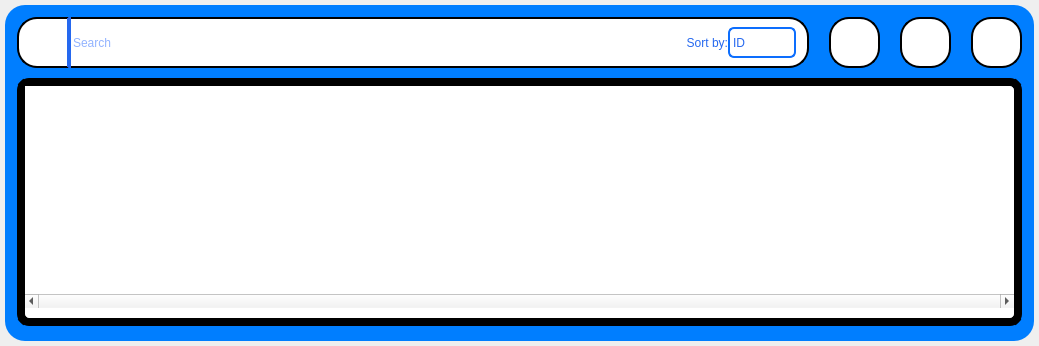
         <widget class="QWidget" name="Productspage">
          <property name="styleSheet">
           <string notr="true"/>
          </property>
          <layout class="QVBoxLayout" name="verticalLayout_11">
           <property name="spacing">
            <number>0</number>
           </property>
           <property name="leftMargin">
            <number>0</number>
           </property>
           <property name="topMargin">
            <number>0</number>
           </property>
           <property name="rightMargin">
            <number>0</number>
           </property>
           <property name="bottomMargin">
            <number>0</number>
           </property>
           <item>
            <widget class="QWidget" name="widget_10" native="true">
             <property name="minimumSize">
              <size>
               <width>1039</width>
               <height>248</height>
              </size>
             </property>
             <property name="cursor">
              <cursorShape>ArrowCursor</cursorShape>
             </property>
             <property name="styleSheet">
              <string notr="true">#widget_10{
background-color:rgb(0, 126, 255);
border-radius:20%;
margin:5px;
}</string>
             </property>
             <layout class="QVBoxLayout" name="verticalLayout_18">
              <property name="spacing">
               <number>10</number>
              </property>
              <property name="leftMargin">
               <number>17</number>
              </property>
              <property name="topMargin">
               <number>17</number>
              </property>
              <property name="rightMargin">
               <number>17</number>
              </property>
              <property name="bottomMargin">
               <number>20</number>
              </property>
              <item>
               <widget class="QWidget" name="widget_12" native="true">
                <property name="minimumSize">
                 <size>
                  <width>999</width>
                  <height>51</height>
                 </size>
                </property>
                <property name="styleSheet">
                 <string notr="true">border:none;
background-color:none;</string>
                </property>
                <layout class="QHBoxLayout" name="horizontalLayout_5">
                 <property name="spacing">
                  <number>20</number>
                 </property>
                 <property name="leftMargin">
                  <number>0</number>
                 </property>
                 <property name="topMargin">
                  <number>0</number>
                 </property>
                 <property name="rightMargin">
                  <number>0</number>
                 </property>
                 <property name="bottomMargin">
                  <number>0</number>
                 </property>
                 <item>
                  <widget class="QWidget" name="searchbar" native="true">
                   <property name="minimumSize">
                    <size>
                     <width>786</width>
                     <height>51</height>
                    </size>
                   </property>
                   <property name="styleSheet">
                    <string notr="true">QWidget#searchbar{
background-color:white;
border:2px solid black;
border-radius:20%;
border-right-radius:20%;
}</string>
                   </property>
                   <layout class="QHBoxLayout" name="horizontalLayout_6">
                    <property name="spacing">
                     <number>0</number>
                    </property>
                    <property name="leftMargin">
                     <number>3</number>
                    </property>
                    <property name="topMargin">
                     <number>0</number>
                    </property>
                    <property name="rightMargin">
                     <number>13</number>
                    </property>
                    <property name="bottomMargin">
                     <number>0</number>
                    </property>
                    <item>
                     <widget class="QPushButton" name="Search">
                      <property name="minimumSize">
                       <size>
                        <width>51</width>
                        <height>51</height>
                       </size>
                      </property>
                      <property name="styleSheet">
                       <string notr="true">border: 0px;
background-color:none;
border-right:4px solid rgb(37, 104, 239);
border-radius:1%;
padding-top:5px;</string>
                      </property>
                      <property name="text">
                       <string/>
                      </property>
                      <property name="icon">
                       <iconset>
                        <normaloff>src/search (1).png</normaloff>src/search (1).png</iconset>
                      </property>
                      <property name="iconSize">
                       <size>
                        <width>32</width>
                        <height>32</height>
                       </size>
                      </property>
                     </widget>
                    </item>
                    <item>
                     <widget class="QLineEdit" name="searchinput">
                      <property name="minimumSize">
                       <size>
                        <width>251</width>
                        <height>31</height>
                       </size>
                      </property>
                      <property name="styleSheet">
                       <string notr="true">QLineEdit{
background: transparent;
border:0px;
color: rgb(37, 104, 255); /* TEXT HOLDER COLOR */
font: 28px bold &quot;Terminal&quot;;
text-decoration: none
}
QLineEdit:empty {
    color: rgb(37, 104, 239); /* TEXT HOLDER COLOR */
}</string>
                      </property>
                      <property name="text">
                       <string/>
                      </property>
                      <property name="placeholderText">
                       <string>Search</string>
                      </property>
                     </widget>
                    </item>
                    <item>
                     <widget class="QLabel" name="label_2">
                      <property name="minimumSize">
                       <size>
                        <width>101</width>
                        <height>51</height>
                       </size>
                      </property>
                      <property name="styleSheet">
                       <string notr="true">font:28px bold &quot;Segoe UI&quot;;
 color: rgb(37, 104, 239);</string>
                      </property>
                      <property name="text">
                       <string>Sort by:</string>
                      </property>
                      <property name="alignment">
                       <set>Qt::AlignRight|Qt::AlignTrailing|Qt::AlignVCenter</set>
                      </property>
                     </widget>
                    </item>
                    <item>
                     <widget class="QComboBox" name="SORT">
                      <property name="minimumSize">
                       <size>
                        <width>68</width>
                        <height>31</height>
                       </size>
                      </property>
                      <property name="styleSheet">
                       <string notr="true">/* ===== ComboBox chính =====*/
QComboBox {
    border: 2px solid #0d6efd;         /* viền xanh */
    border-radius: 6px;               /* bo góc */     /* lề trong (phải chừa chỗ cho mũi tên) */
    background: white;
    color: rgb(37, 104, 239);
    font: 20px bold  &quot;Segoe UI&quot;;            /* font giống ô tìm kiếm */
}

/* ===== Text khi chưa mở dropdown =====*/
QComboBox::down-arrow, 
QComboBox::drop-down {
    width: 0px;
    height: 0px;
    border: none;
}

/* ===== Hover / Focus =====*/
QComboBox:hover, QComboBox:focus {
    border: 2px solid #0059d6;
}

/* ===== Menu thả xuống =====*/
QComboBox QAbstractItemView {
    border: 1px solid #0d6efd;
 	selection-background-color: #0d6efd;
    selection-color: white;
    background: none;
	border-radius:5%;
    outline: 0;
}
</string>
                      </property>
                      <item>
                       <property name="text">
                        <string>ID</string>
                       </property>
                      </item>
                      <item>
                       <property name="text">
                        <string>A-Z</string>
                       </property>
                      </item>
                      <item>
                       <property name="text">
                        <string>Z-A</string>
                       </property>
                      </item>
                     </widget>
                    </item>
                   </layout>
                  </widget>
                 </item>
                 <item>
                  <widget class="QPushButton" name="Add">
                   <property name="minimumSize">
                    <size>
                     <width>51</width>
                     <height>51</height>
                    </size>
                   </property>
                   <property name="maximumSize">
                    <size>
                     <width>51</width>
                     <height>16777215</height>
                    </size>
                   </property>
                   <property name="styleSheet">
                    <string notr="true">background-color:white;
border:2px solid black;
border-radius:20%;
border-right-radius:50%;</string>
                   </property>
                   <property name="text">
                    <string/>
                   </property>
                   <property name="icon">
                    <iconset>
                     <normaloff>src/—Pngtree—vector add icon_4232053 (1).png</normaloff>src/—Pngtree—vector add icon_4232053 (1).png</iconset>
                   </property>
                   <property name="iconSize">
                    <size>
                     <width>52</width>
                     <height>52</height>
                    </size>
                   </property>
                  </widget>
                 </item>
                 <item>
                  <widget class="QPushButton" name="Remove">
                   <property name="minimumSize">
                    <size>
                     <width>51</width>
                     <height>51</height>
                    </size>
                   </property>
                   <property name="styleSheet">
                    <string notr="true">background-color:white;
border:2px solid black;
border-radius:20%;
border-right-radius:50%;</string>
                   </property>
                   <property name="text">
                    <string/>
                   </property>
                   <property name="icon">
                    <iconset>
                     <normaloff>src/delete (1).png</normaloff>src/delete (1).png</iconset>
                   </property>
                   <property name="iconSize">
                    <size>
                     <width>32</width>
                     <height>32</height>
                    </size>
                   </property>
                  </widget>
                 </item>
                 <item>
                  <widget class="QPushButton" name="Edit">
                   <property name="minimumSize">
                    <size>
                     <width>51</width>
                     <height>51</height>
                    </size>
                   </property>
                   <property name="styleSheet">
                    <string notr="true">background-color:white;
border:2px solid black;
border-radius:20%;
border-right-radius:50%;</string>
                   </property>
                   <property name="text">
                    <string/>
                   </property>
                   <property name="icon">
                    <iconset>
                     <normaloff>src/edit (1).png</normaloff>src/edit (1).png</iconset>
                   </property>
                   <property name="iconSize">
                    <size>
                     <width>32</width>
                     <height>32</height>
                    </size>
                   </property>
                  </widget>
                 </item>
                </layout>
               </widget>
              </item>
              <item>
               <widget class="QScrollArea" name="scrollArea_2">
                <property name="minimumSize">
                 <size>
                  <width>1001</width>
                  <height>248</height>
                 </size>
                </property>
                <property name="styleSheet">
                 <string notr="true">/* ScrollArea: viền đen, nền trắng, bo góc */
#scrollArea_2 {
    border: 8px solid black;
    border-radius: 12px;
    background: white;
	padding-bottom:10px;
}

/* ScrollBar ngang: màu đen, đẹp */
QScrollBar:horizontal {
    background: white;
    height: 10px;
    margin: 0px 12px;
}

QScrollBar::handle:horizontal {
    background: black;
    border-radius: 5px;
    min-width: 30px;
}

QScrollBar::add-line:horizontal,
QScrollBar::sub-line:horizontal {
    width: 0px;
}

QScrollBar::add-page:horizontal,
QScrollBar::sub-page:horizontal {
    background: transparent;
}
</string>
                </property>
                <property name="verticalScrollBarPolicy">
                 <enum>Qt::ScrollBarAlwaysOff</enum>
                </property>
                <property name="horizontalScrollBarPolicy">
                 <enum>Qt::ScrollBarAlwaysOn</enum>
                </property>
                <property name="widgetResizable">
                 <bool>true</bool>
                </property>
                <property name="alignment">
                 <set>Qt::AlignLeading|Qt::AlignLeft|Qt::AlignTop</set>
                </property>
                <widget class="QWidget" name="scrollAreaWidgetContents_2">
                 <property name="geometry">
                  <rect>
                   <x>0</x>
                   <y>0</y>
                   <width>969</width>
                   <height>515</height>
                  </rect>
                 </property>
                 <property name="styleSheet">
                  <string notr="true">background-color:white</string>
                 </property>
                 <layout class="QGridLayout" name="gridLayout_3">
                  <property name="leftMargin">
                   <number>10</number>
                  </property>
                  <property name="topMargin">
                   <number>10</number>
                  </property>
                  <property name="rightMargin">
                   <number>10</number>
                  </property>
                  <property name="bottomMargin">
                   <number>10</number>
                  </property>
                  <property name="spacing">
                   <number>10</number>
                  </property>
                 </layout>
                </widget>
               </widget>
              </item>
             </layout>
            </widget>
           </item>
          </layout>
         </widget>
